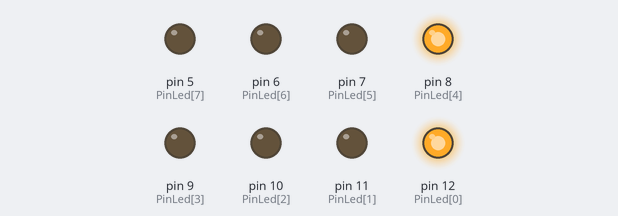
The sketch below on a simulated Arduino Uno, built with avr-gcc and run on an emulated ATmega328P. Shown: output pins drawn as LEDs (lit = HIGH).

Above: at 0.02 s.
At 0.77 s:
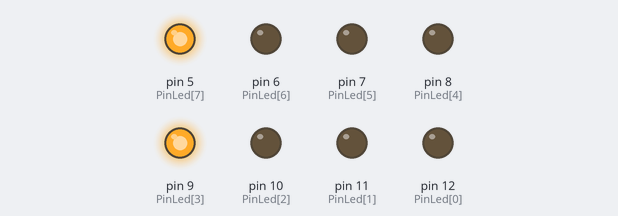
At 1.47 s:
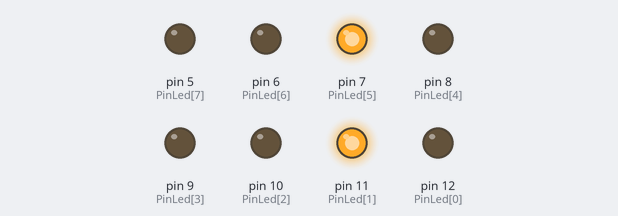
At 2.92 s:
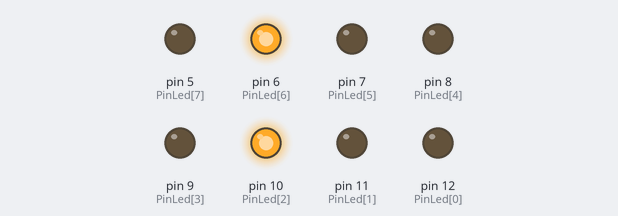
Timing chart, 0 to 3.2 s (numbered marks = the images above):
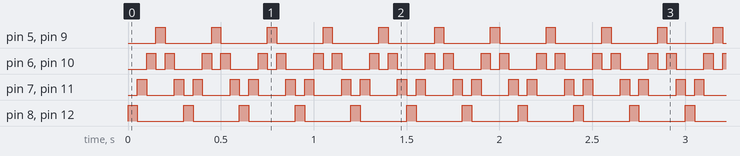

The sketch:

03_LED_app.ino
```cpp
int PinLed[8] = {12, 11, 10, 9, 8, 7, 6, 5};

void setup() {      // 초기화
  for (int i = 0; i < 8; ++i) {
    pinMode(PinLed[i], OUTPUT);
  }
}

void loop() {
  for (int i = 0; i < 4; ++i) {
    digitalWrite(PinLed[i], HIGH);
    digitalWrite(PinLed[i+4], HIGH);
    delay(50);
    digitalWrite(PinLed[i], LOW);
    digitalWrite(PinLed[i+4], LOW);
  }
  for (int i = 2; i > 0; --i) {
    digitalWrite(PinLed[i], HIGH);
    digitalWrite(PinLed[i+4], HIGH);
    delay(50);
    digitalWrite(PinLed[i], LOW);
    digitalWrite(PinLed[i+4], LOW);
  }
}
```

Measured:
- by itself, pin 5 (PinLed[7]), pin 8 (PinLed[4]), pin 9 (PinLed[3]), pin 12 (PinLed[0]): alternates HIGH for 0.05 s and LOW for 0.25 s
- by itself, pin 6 (PinLed[6]), pin 10 (PinLed[2]): repeats every 0.30 s: LOW 0.05 s, HIGH 0.05 s, LOW 0.15 s, HIGH 0.05 s
- by itself, pin 7 (PinLed[5]), pin 11 (PinLed[1]): repeats every 0.30 s: LOW 0.15 s, HIGH 0.05 s, LOW 0.05 s, HIGH 0.05 s
